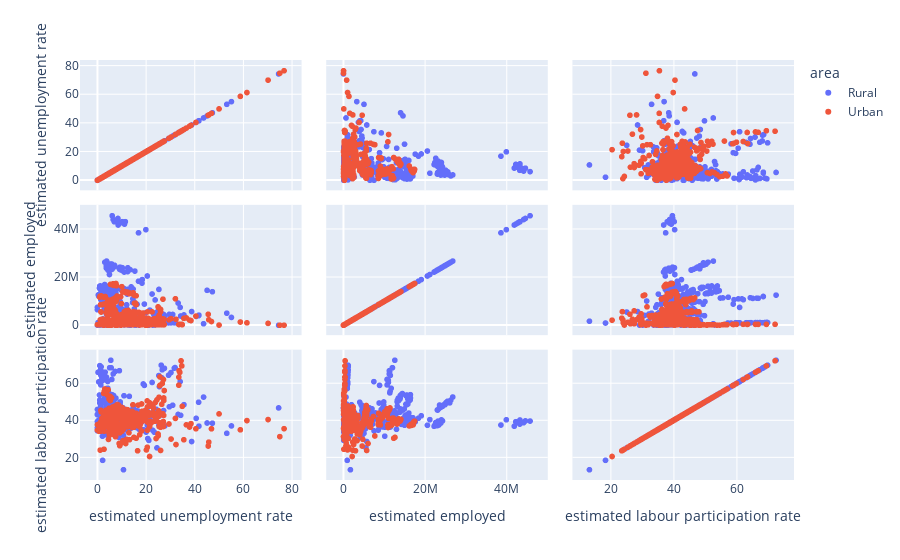

The notebook cell saved with this chart:
### Code cell
#Scatter matrix showing relationships between unemployment rate, employment, and labor participation rate, color-coded by region.
fig = px.scatter_matrix(df, template='plotly',
                        dimensions=['estimated unemployment rate', 'estimated employed', 'estimated labour participation rate'],
                        color='area')
fig.show()

### Figure 1 — Plotly figure (JSON) as saved in the notebook; plotly's stock layout.template omitted (floating-point values rounded to 4 significant figures; data arrays with more than 128 entries replaced by an {"elided": "..."} marker saying what was removed)
{"data": [{"dimensions": [{"axis": {"matches": true}, "label": "estimated unemployment rate", "values": {"elided": "359 float values"}}, {"axis": {"matches": true}, "label": "estimated employed", "values": {"elided": "359 int values"}}, {"axis": {"matches": true}, "label": "estimated labour participation rate", "values": {"elided": "359 float values"}}], "hovertemplate": "area=Rural<br>%{xaxis.title.text}=%{x}<br>%{yaxis.title.text}=%{y}<extra></extra>", "legendgroup": "Rural", "marker": {"color": "#636efa", "symbol": "circle"}, "name": "Rural", "showlegend": true, "type": "splom"}, {"dimensions": [{"axis": {"matches": true}, "label": "estimated unemployment rate", "values": {"elided": "381 float values"}}, {"axis": {"matches": true}, "label": "estimated employed", "values": {"elided": "381 int values"}}, {"axis": {"matches": true}, "label": "estimated labour participation rate", "values": {"elided": "381 float values"}}], "hovertemplate": "area=Urban<br>%{xaxis.title.text}=%{x}<br>%{yaxis.title.text}=%{y}<extra></extra>", "legendgroup": "Urban", "marker": {"color": "#EF553B", "symbol": "circle"}, "name": "Urban", "showlegend": true, "type": "splom"}], "layout": {"dragmode": "select", "legend": {"title": {"text": "area"}, "tracegroupgap": 0}, "margin": {"t": 60}}}
